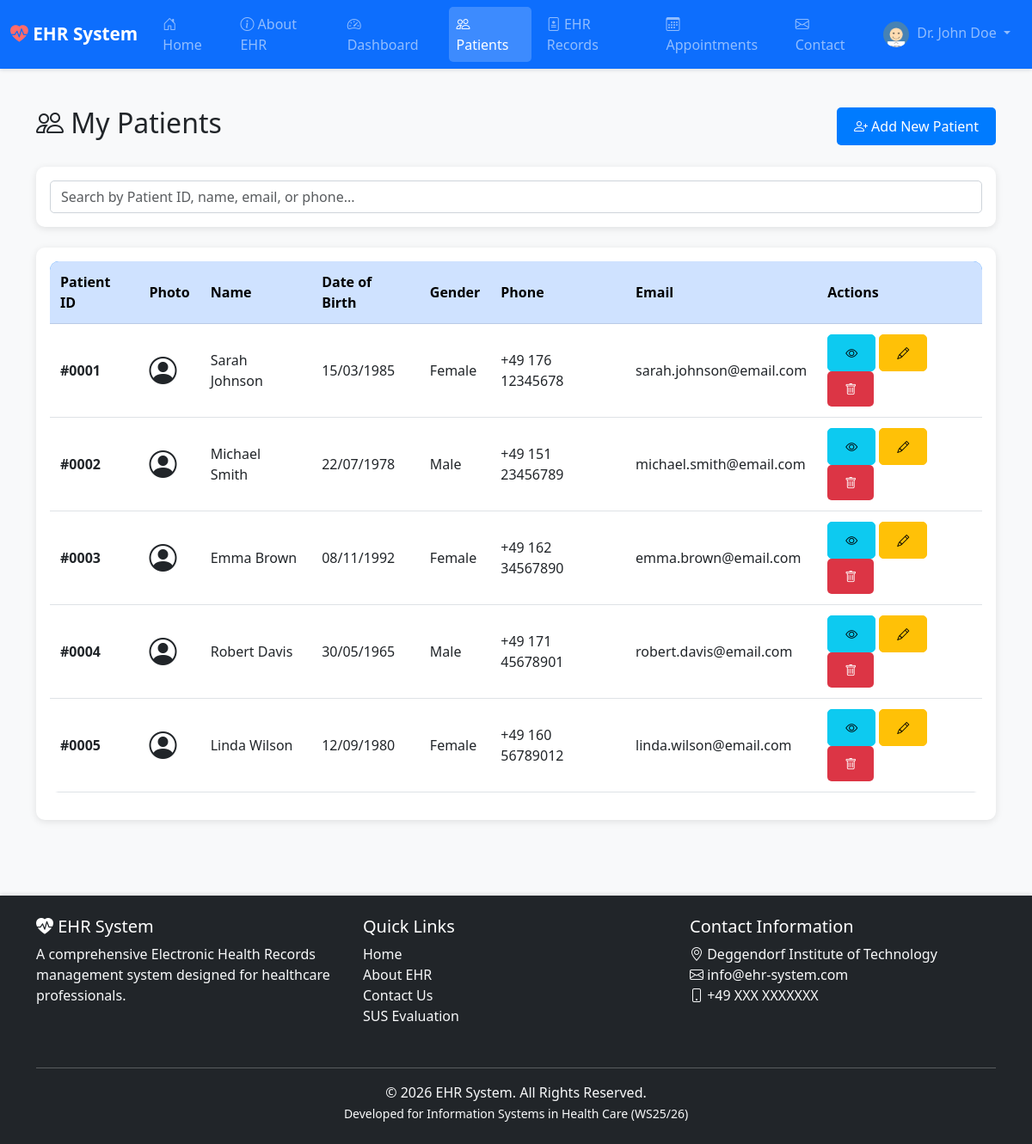
The app's page /modules/patients/view_patients.php (signed in) with its own data.
### tables this page shows
CREATE TABLE IF NOT EXISTS doctors (
    doctor_id INT AUTO_INCREMENT PRIMARY KEY,
    first_name VARCHAR(50) NOT NULL,
    last_name VARCHAR(50) NOT NULL,
    email VARCHAR(100) NOT NULL UNIQUE,
    username VARCHAR(50) NOT NULL UNIQUE,
    password VARCHAR(255) NOT NULL,   
    phone VARCHAR(20),
    specialization VARCHAR(100),
    license_number VARCHAR(50),
    profile_image VARCHAR(255),   
    is_verified TINYINT(1) DEFAULT 0,   
    verification_token VARCHAR(100),     
    reset_token VARCHAR(100),            
    reset_token_expiry DATETIME,         
    created_at TIMESTAMP DEFAULT CURRENT_TIMESTAMP,
    updated_at TIMESTAMP DEFAULT CURRENT_TIMESTAMP ON UPDATE CURRENT_TIMESTAMP
);

CREATE TABLE IF NOT EXISTS patients (
    patient_id INT AUTO_INCREMENT PRIMARY KEY,
    doctor_id INT NOT NULL,   
    first_name VARCHAR(50) NOT NULL,
    last_name VARCHAR(50) NOT NULL,
    date_of_birth DATE NOT NULL,
    gender ENUM('Male', 'Female', 'Other') NOT NULL,   
    blood_group VARCHAR(5),
    phone VARCHAR(20),
    email VARCHAR(100),
    address TEXT,
    emergency_contact_name VARCHAR(100),
    emergency_contact_phone VARCHAR(20),
    profile_image VARCHAR(255),   
    created_at TIMESTAMP DEFAULT CURRENT_TIMESTAMP,
    updated_at TIMESTAMP DEFAULT CURRENT_TIMESTAMP ON UPDATE CURRENT_TIMESTAMP,
    FOREIGN KEY (doctor_id) REFERENCES doctors(doctor_id) ON DELETE CASCADE
);

### modules/patients/view_patients.php (the view, shortened to what this page needs)
<?php
require_once '../../config/database.php';
$base_url = "../../";
$doctor_id = $_SESSION['doctor_id'];
$stmt = $conn->prepare("SELECT * FROM patients WHERE doctor_id = ? ORDER BY created_at DESC");
$stmt->bind_param("i", $doctor_id);
$stmt->execute();
$patients = $stmt->get_result();
?>
<?php include '../../includes/header.php'; ?>
<div class="container mt-4">
    <div class="d-flex justify-content-between align-items-center mb-4">
        <h2><i class="bi bi-people"></i> My Patients</h2>
        <a href="add_patient.php" class="btn btn-primary">
            <i class="bi bi-person-plus"></i> Add New Patient
        </a>
    </div>
    <div class="card mb-4">
        <div class="card-body">
            <input type="text" id="searchInput" class="form-control" placeholder="Search by Patient ID, name, email, or phone..." onkeyup="searchTable('searchInput', 'patientsTable')">
        </div>
    </div>
    <div class="card">
        <div class="card-body">
            <?php if ($patients->num_rows > 0): ?>
                <div class="table-responsive">
                    <table class="table table-hover" id="patientsTable">
                        <thead class="table-primary">
                            <tr>
                                <th>Patient ID</th>
                                <th>Photo</th>
                                <th>Name</th>
                                <th>Date of Birth</th>
                                <th>Gender</th>
                                <th>Phone</th>
                                <th>Email</th>
                                <th>Actions</th>
                            </tr>
                        </thead>
                        <tbody>
                            <?php while ($patient = $patients->fetch_assoc()): ?>
                                <tr>
                                    <td><strong>#<?php echo str_pad($patient['patient_id'], 4, '0', STR_PAD_LEFT); ?></strong></td>
                                    <td>
                                        <?php if ($patient['profile_image']): ?>
                                            <img src="../../uploads/profile_pics/<?php echo $patient['profile_image']; ?>" class="rounded-circle" width="40" height="40" style="object-fit: cover;">
                                        <?php else: ?>
                                            <i class="bi bi-person-circle" style="font-size: 2rem;"></i>
                                        <?php endif; ?>
                                    </td>
                                    <td><?php echo htmlspecialchars($patient['first_name'] . ' ' . $patient['last_name']); ?></td>
                                    <td><?php echo date('d/m/Y', strtotime($patient['date_of_birth'])); ?></td>
                                    <td><?php echo htmlspecialchars($patient['gender']); ?></td>
                                    <td><?php echo htmlspecialchars($patient['phone']); ?></td>
                                    <td><?php echo htmlspecialchars($patient['email']); ?></td>
                                    <td>
                                        <a href="view_patient.php?id=<?php echo $patient['patient_id']; ?>" class="btn btn-sm btn-info" title="View">
                                            <i class="bi bi-eye"></i>
                                        </a>
                                        <a href="edit_patient.php?id=<?php echo $patient['patient_id']; ?>" class="btn btn-sm btn-warning" title="Edit">
                                            <i class="bi bi-pencil"></i>
                                        </a>
                                        <a href="delete_patient.php?id=<?php echo $patient['patient_id']; ?>" class="btn btn-sm btn-danger" title="Delete" onclick="return confirmDelete('this patient')">
                                            <i class="bi bi-trash"></i>
                                        </a>
                                    </td>
                                </tr>
                            <?php endwhile; ?>
                        </tbody>
                    </table>
                </div>
            <?php endif; ?>
        </div>
    </div>
</div>
<?php include '../../includes/footer.php'; ?>

### includes/navbar.php (shortened to what this page needs)
<?php
global $base_url;
$is_logged_in = isset($_SESSION['doctor_id']) && !empty($_SESSION['doctor_id']);
$doctor_name = $is_logged_in ? $_SESSION['doctor_name'] : 'Guest';
?>
<nav class="navbar navbar-expand-lg navbar-dark bg-primary sticky-top">
    <div class="container-fluid">
        <a class="navbar-brand" href="<?php echo $base_url; ?>index.php">
            <i class="bi bi-heart-pulse-fill"></i> EHR System
        </a>
        <div class="collapse navbar-collapse" id="navbarNav">
            <ul class="navbar-nav me-auto mb-2 mb-lg-0">
                <li class="nav-item">
                    <a class="nav-link <?php echo (basename($_SERVER['PHP_SELF']) == 'index.php') ? 'active' : ''; ?>" href="<?php echo $base_url; ?>index.php">
                        <i class="bi bi-house-door"></i> Home
                    </a>
                </li>
                <li class="nav-item">
                    <a class="nav-link <?php echo (basename($_SERVER['PHP_SELF']) == 'about.php') ? 'active' : ''; ?>" href="<?php echo $base_url; ?>about.php">
                        <i class="bi bi-info-circle"></i> About EHR
                    </a>
                </li>
                <?php if($is_logged_in): ?>
                    <li class="nav-item">
                        <a class="nav-link <?php echo (strpos($_SERVER['PHP_SELF'], 'dashboard') !== false) ? 'active' : ''; ?>" href="<?php echo $base_url; ?>modules/dashboard/dashboard.php">
                            <i class="bi bi-speedometer2"></i> Dashboard
                        </a>
                    </li>
                    <li class="nav-item">
                        <a class="nav-link <?php echo (strpos($_SERVER['PHP_SELF'], 'patients') !== false) ? 'active' : ''; ?>" href="<?php echo $base_url; ?>modules/patients/view_patients.php">
                            <i class="bi bi-people"></i> Patients
                        </a>
                    </li>
                    <li class="nav-item">
                        <a class="nav-link <?php echo (strpos($_SERVER['PHP_SELF'], 'ehr_records') !== false) ? 'active' : ''; ?>" href="<?php echo $base_url; ?>modules/patients/ehr_records.php">
                            <i class="bi bi-file-medical"></i> EHR Records
                        </a>
                    </li>
                    <li class="nav-item">
                        <a class="nav-link <?php echo (strpos($_SERVER['PHP_SELF'], 'appointments') !== false) ? 'active' : ''; ?>" href="<?php echo $base_url; ?>modules/appointments/view_appointments.php">
                            <i class="bi bi-calendar3"></i> Appointments
                        </a>
                    </li>
                <?php endif; ?>
                <li class="nav-item">
                    <a class="nav-link <?php echo (basename($_SERVER['PHP_SELF']) == 'contact.php') ? 'active' : ''; ?>" href="<?php echo $base_url; ?>contact.php">
                        <i class="bi bi-envelope"></i> Contact
                    </a>
                </li>
            </ul>
            <ul class="navbar-nav ms-auto">
                <?php if($is_logged_in): ?>
                    <li class="nav-item dropdown">
                        <a class="nav-link dropdown-toggle" href="#" id="navbarDropdown" role="button" data-bs-toggle="dropdown" aria-expanded="false">
                            <?php
                            if (isset($_SESSION['doctor_id'])) {
                                $doctor_id = $_SESSION['doctor_id'];
                                $stmt = $conn->prepare("SELECT profile_image FROM doctors WHERE doctor_id = ?");
                                $stmt->bind_param("i", $doctor_id);
                                $stmt->execute();
                                $result = $stmt->get_result();
                                $doctor_profile = $result->fetch_assoc();
                                if ($doctor_profile && $doctor_profile['profile_image']):
                            ?>
                                <img src="<?php echo $base_url; ?>uploads/profile_pics/<?php echo $doctor_profile['profile_image']; ?>" class="rounded-circle" width="30" height="30" style="object-fit: cover; margin-right: 5px;">
                            <?php else: ?>
                                <i class="bi bi-person-circle"></i>
                            <?php
                                endif;
                            }
                            ?>
                            Dr. <?php echo htmlspecialchars($doctor_name); ?>
                        </a>
                    </li>
                <?php endif; ?>
            </ul>
        </div>
    </div>
</nav>

### css/style.css (style rules this page uses)
* { margin: 0; padding: 0; box-sizing: border-box; }
body { font-family: 'Segoe UI', Tahoma, Geneva, Verdana, sans-serif; background-color: #f8f9fa; min-height: 100vh; display: flex; flex-direction: column; }
.navbar { box-shadow: 0 2px 4px rgba(0,0,0,0.1); }
.navbar-brand { font-weight: bold; font-size: 1.3rem; }
.navbar-brand i { color: #ff6b6b; }
.nav-link { transition: all 0.3s ease; margin: 0 5px; }
.nav-link.active { background-color: rgba(255, 255, 255, 0.2); border-radius: 5px; }
.card { border: none; border-radius: 10px; box-shadow: 0 2px 8px rgba(0,0,0,0.1); transition: transform 0.3s ease, box-shadow 0.3s ease; }
.btn { border-radius: 5px; padding: 10px 20px; transition: all 0.3s ease; }
.btn-primary { background-color: #007bff; border: none; }
.btn-danger { background-color: #dc3545; border: none; }
.form-control, .form-select { border-radius: 5px; border: 1px solid #ced4da; transition: border-color 0.3s ease, box-shadow 0.3s ease; }
.table { background-color: white; border-radius: 10px; overflow: hidden; }
.table thead { background-color: #007bff; color: white; }
.table td, .table th { vertical-align: middle; padding: 12px; }

### records on screen
doctors: profile_image (picture)
patients: patient_id "0001", first_name+last_name "Sarah Johnson", date_of_birth "15/03/1985", gender "Female", phone "+49 176 12345678", email "sarah.johnson@email.com"
patients: patient_id "0002", first_name+last_name "Michael Smith", date_of_birth "22/07/1978", gender "Male", phone "+49 151 23456789", email "michael.smith@email.com"
patients: patient_id "0003", first_name+last_name "Emma Brown", date_of_birth "08/11/1992", gender "Female", phone "+49 162 34567890", email "emma.brown@email.com"
patients: patient_id "0004", first_name+last_name "Robert Davis", date_of_birth "30/05/1965", gender "Male", phone "+49 171 45678901", email "robert.davis@email.com"
patients: patient_id "0005", first_name+last_name "Linda Wilson", date_of_birth "12/09/1980", gender "Female", phone "+49 160 56789012", email "linda.wilson@email.com"

### other values on screen
$doctor_name "John Doe"
